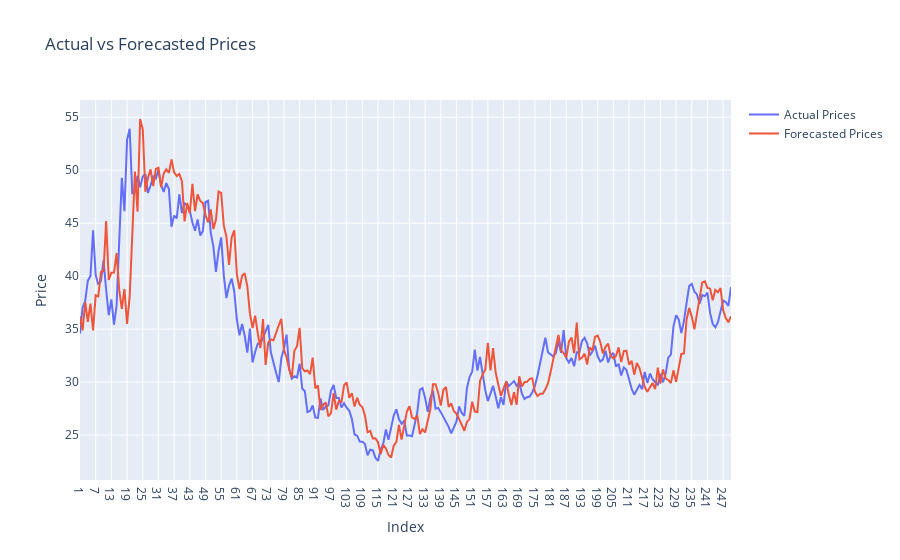

The notebook cell saved with this chart:
### Code cell
%R -o hub2_forecast_comparison

hub2_forecast_comparison = hub2_forecast_comparison

actual_trace = go.Scatter(
    x=hub2_forecast_comparison.index,
    y=hub2_forecast_comparison['Actual'],
    mode='lines',
    name='Actual Prices'
)

forecasted_trace = go.Scatter(
    x=hub2_forecast_comparison.index,
    y=hub2_forecast_comparison['Forecasted'],
    mode='lines',
    name='Forecasted Prices'
)

# Create the plot
layout = go.Layout(
    title='Actual vs Forecasted Prices',
    xaxis=dict(title='Index'),
    yaxis=dict(title='Price'),
)

fig = go.Figure(data=[actual_trace, forecasted_trace], layout=layout)
fig.show()

### Figure 1 — Plotly figure (JSON) as saved in the notebook; plotly's stock layout.template omitted (floating-point values rounded to 4 significant figures; data arrays with more than 128 entries replaced by an {"elided": "..."} marker saying what was removed)
{"data": [{"mode": "lines", "name": "Actual Prices", "type": "scatter", "x": {"elided": "250 str values"}, "y": {"elided": "250 float values"}}, {"mode": "lines", "name": "Forecasted Prices", "type": "scatter", "x": {"elided": "250 str values"}, "y": {"elided": "250 float values"}}], "layout": {"title": {"text": "Actual vs Forecasted Prices"}, "xaxis": {"title": {"text": "Index"}}, "yaxis": {"title": {"text": "Price"}}}}
